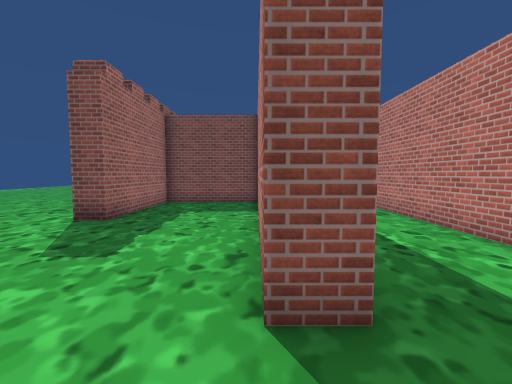
View 1 (above)

17 first-person views from a walk through a Unity game level. The camera is 1.4 m above the floor, tilts 4° down and sees 90° across. The floor is counted in squares, 1 m on a side. Each view is taken from the middle of a square. On the plan, view 1 faces up. The plan holds only what a view shows up to about 13 squares ahead; the rest is blank. The place goes on beyond the plan. The player character is not drawn. Some surface patterns are stand-ins.

View 2
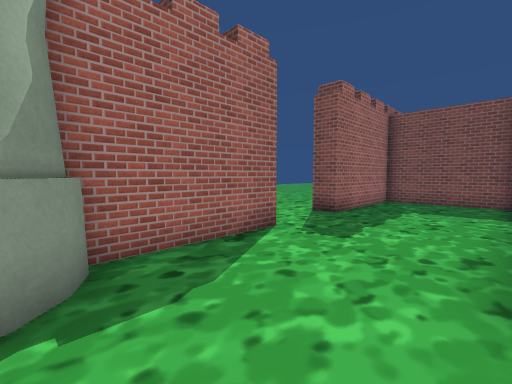

View 3
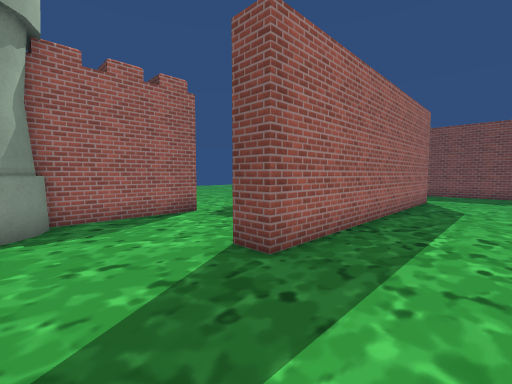

View 4
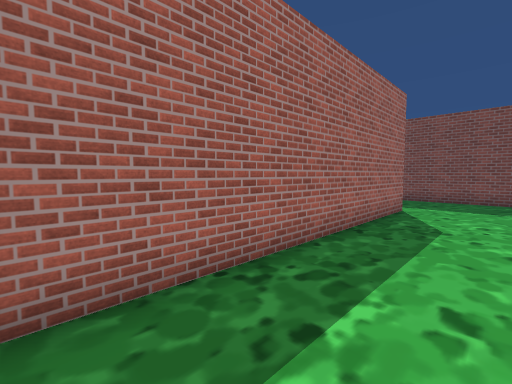

View 5
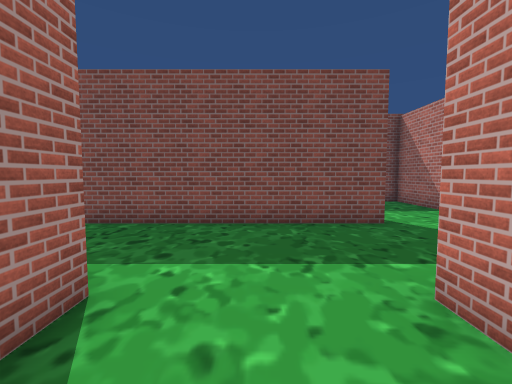

View 6
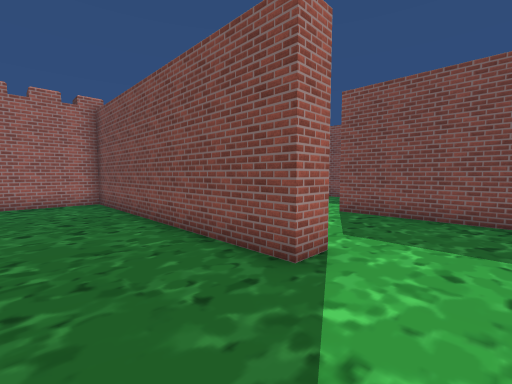

View 7
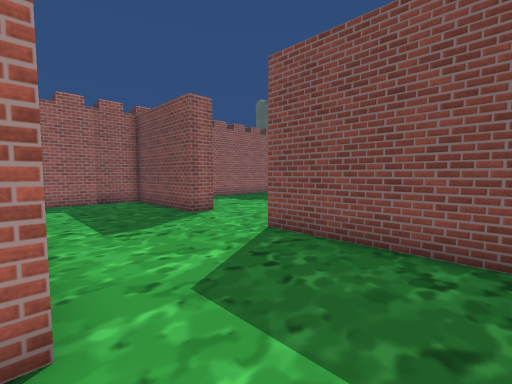

View 8
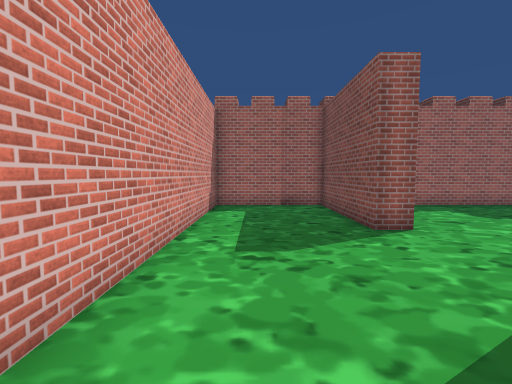

View 9
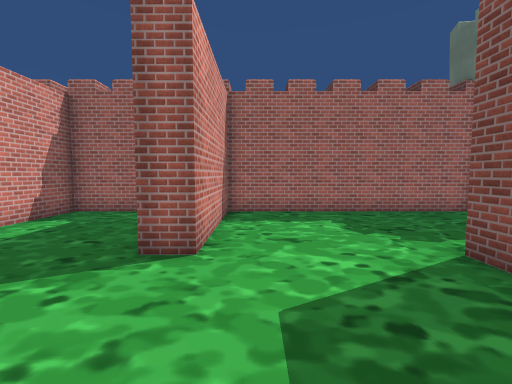

View 10
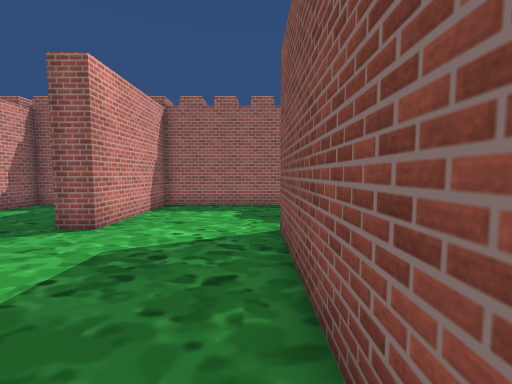

View 11
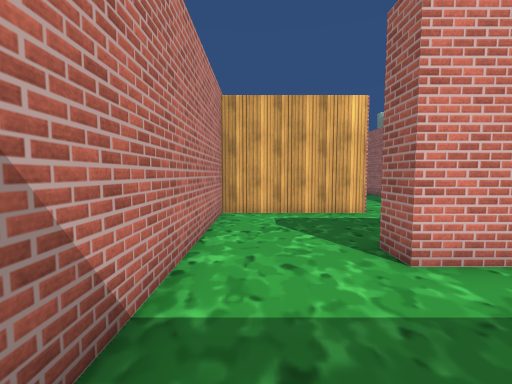

View 12
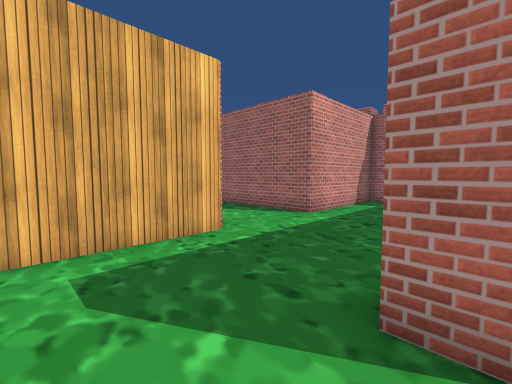

View 13
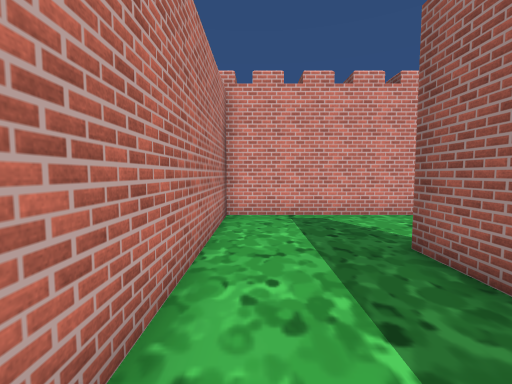

View 14
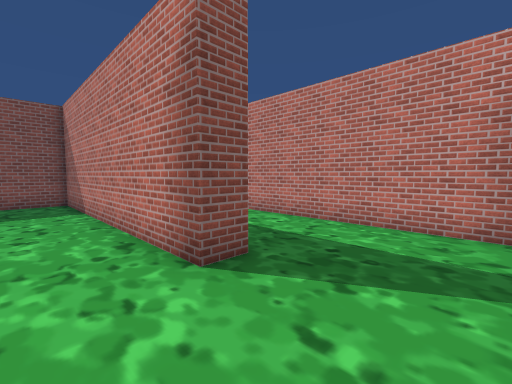

View 15
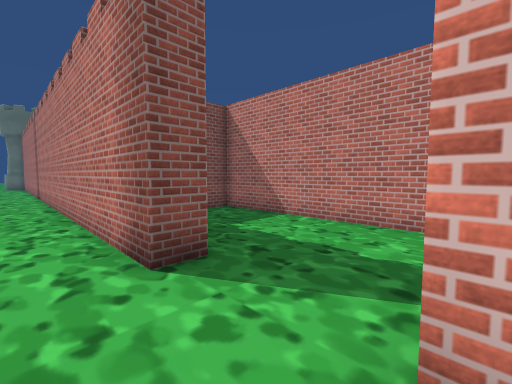

View 16
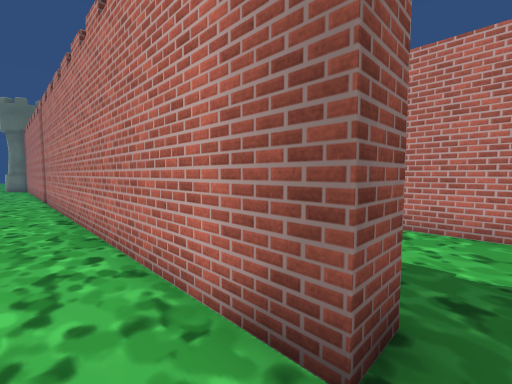

View 17
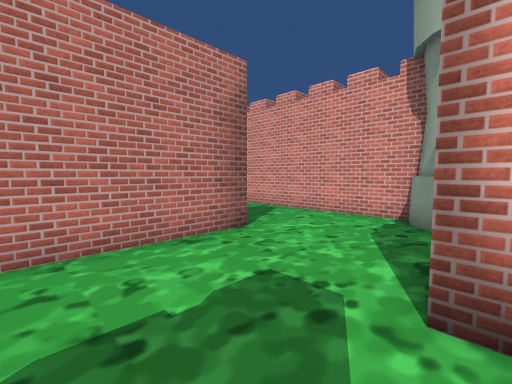

### Floor plan
Points are (right, up) in squares from view 1. A wall is a line through its corners. A room is listed if a view was taken in it or the views show most of it. See-through windows are left out.
Room 1 (views 1, 2, 3, 4, 5, 6, 7, 8, 9, 10, 11, 12, 13, 14, 16, 17)
walls: (5, 12.9) (5, 13.8) (10.2, 13.8) (10.2, 24) (4.4, 24); (6.5, 29.6) (0.6, 29.6); (-4.5, 33.5) (-4.5, 25) (0.6, 25) (0.6, 24) (-4.5, 24) (-4.5, 19.2) (6.7, 19.2) (6.7, 18.2) (-4.5, 18.2) (-4.5, 13.8) (1.1, 13.8) (1.1, 2.3) (0.1, 2.3) (0.1, 12.9) (-4.5, 12.9) (-4.5, 7.7) (-5.5, 7.7) (-5.5, 23.9); (-5.1, 4.3) (-4.5, 4.3) (-4.5, -0.4); (-3.1, -1.7) (5, -1.7) (5, 10.6)
objects: other object (-4, -1) to (-3, 0)
Room 2 (view 15)
walls: (-5.5, 3.9) (-5.5, 4.4)

Positions as (right, up) in squares from view 1, and headings:
1: (0, 0), facing up
2: (0, -1), facing up-left
3: (4, -1), facing up-left
4: (4, 3), facing up-left
5: (3, 11), facing up
6: (9, 15), facing up-left
7: (9, 19), facing up-left
8: (7, 21), facing left
9: (5, 26), facing left
10: (7, 29), facing left
11: (9, 23), facing down
12: (9, 19), facing down-left
13: (4, 7), facing down
14: (-2, -1), facing up-right
15: (-7, 4), facing up-right
16: (-7, 7), facing up-right
17: (-5, 7), facing down-right
